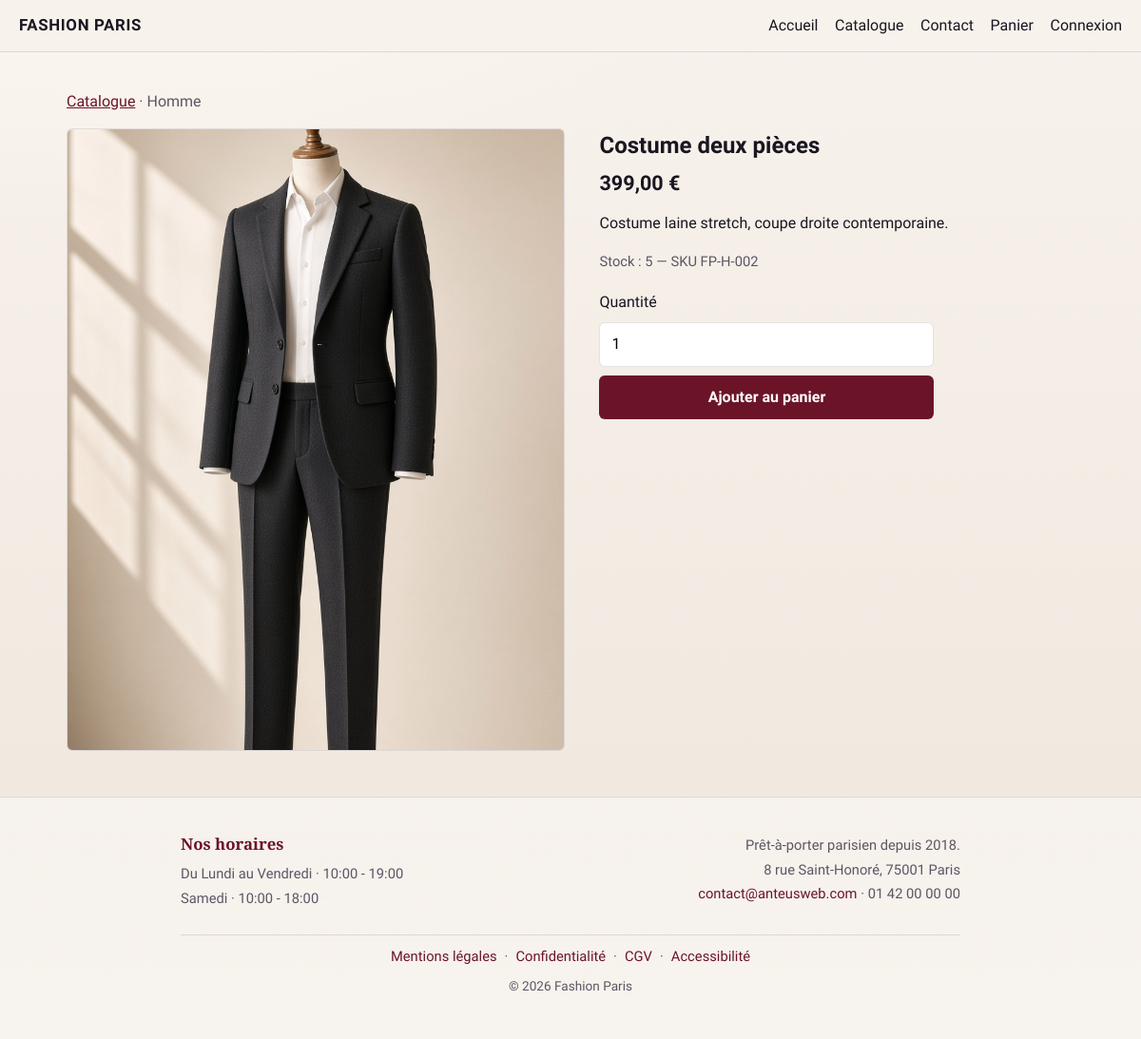
Page /produit/costume-deux-pieces on the committed database.
### tables this page shows
CREATE TABLE `produit` (
  `produit_id` INT NOT NULL AUTO_INCREMENT,
  `categorie_id` INT NOT NULL,
  `nom` VARCHAR(150) NOT NULL,
  `slug` VARCHAR(180) NOT NULL,
  `description` TEXT NULL,
  `prix` DECIMAL(10,2) NOT NULL,
  `stock` INT NOT NULL DEFAULT 0,
  `sku` VARCHAR(50) NULL,
  `actif` TINYINT(1) NOT NULL DEFAULT 1,
  `mis_en_avant` TINYINT(1) NOT NULL DEFAULT 0,
  `date_creation` DATETIME NOT NULL DEFAULT CURRENT_TIMESTAMP,
  PRIMARY KEY (`produit_id`),
  UNIQUE INDEX `idx_produit_slug` (`slug`),
  INDEX `fk_produit_categorie_idx` (`categorie_id`),
  CONSTRAINT `fk_produit_categorie`
    FOREIGN KEY (`categorie_id`) REFERENCES `categorie` (`categorie_id`)
);

CREATE TABLE `categorie` (
  `categorie_id` INT NOT NULL AUTO_INCREMENT,
  `libelle` VARCHAR(100) NOT NULL,
  `slug` VARCHAR(120) NOT NULL,
  `description` TEXT NULL,
  `ordre` INT NOT NULL DEFAULT 0,
  `actif` TINYINT(1) NOT NULL DEFAULT 1,
  PRIMARY KEY (`categorie_id`),
  UNIQUE INDEX `idx_categorie_slug` (`slug`)
);

### src/Controllers/CatalogueController.php (called while the page is built, shortened)
<?php
require_once __DIR__ . '/../Models/ProduitModel.php';
class CatalogueController {
    public function produit(string $slug) {
        $produitModel = new ProduitModel();
        $produit = $produitModel->getBySlug($slug);
        require __DIR__ . '/../Views/produit-detail.php';
    }
}

### public/index.php (called while the page is built, shortened)
<?php
require_once __DIR__ . '/../src/Router.php';
require_once __DIR__ . '/../src/Services/AssetHelper.php';
require_once __DIR__ . '/../src/Services/ViewHelper.php';
$router = new Router();
$url = trim($_GET['url'] ?? '', '/');
$router->dispatch($url);

### config/database.php (called while the page is built, shortened)
<?php
$config = [
    'host'     => getenv('DB_HOST') ?: 'localhost',
    'db_name'  => getenv('DB_NAME') ?: 'fashion_paris',
    'username' => getenv('DB_USER') ?: 'root',
    'password' => getenv('DB_PASSWORD') !== false ? (string) getenv('DB_PASSWORD') : '',
];
$local = __DIR__ . '/database.local.php';
return $config;

### src/Services/SqlDatabase.php (called while the page is built, shortened)
<?php
class SqlDatabase {
    private string $host;
    private string $db_name;
    private string $username;
    private string $password;
    public function __construct() {
        $config = require __DIR__ . '/../../config/database.php';
        $this->host     = $config['host'];
        $this->db_name  = $config['db_name'];
        $this->username = $config['username'];
        $this->password = $config['password'];
    }
    public function getConnection(): ?PDO {
        $this->conn = null;
        try {
            $this->conn = new PDO(
                'mysql:host=' . $this->host . ';dbname=' . $this->db_name . ';charset=utf8mb4',
                $this->username,
                $this->password
            );
            $this->conn->setAttribute(PDO::ATTR_ERRMODE, PDO::ERRMODE_EXCEPTION);
            $this->conn->setAttribute(PDO::ATTR_DEFAULT_FETCH_MODE, PDO::FETCH_ASSOC);
        } catch (PDOException $exception) {
            $line = date('c') . ' Fashion Paris BDD : ' . $exception->getMessage() . PHP_EOL;
            error_log(rtrim($line));
            $logDir = __DIR__ . '/../../logs';
            if (is_dir($logDir) && is_writable($logDir)) {
                @file_put_contents($logDir . '/bdd.log', $line, FILE_APPEND | LOCK_EX);
            }
        }
        return $this->conn;
    }
}

### src/Repositories/ProduitRepository.php (called while the page is built, shortened)
<?php
require_once __DIR__ . '/../Services/SqlDatabase.php';
class ProduitRepository {
    private $conn;
    public function __construct() {
        $database = new SqlDatabase();
        $this->conn = $database->getConnection();
    }
    public function findBySlug(string $slug): ?array {
        $stmt = $this->conn->prepare(
            'SELECT p.*, c.libelle AS categorie_libelle, c.slug AS categorie_slug,
                    (SELECT chemin FROM produit_image pi WHERE pi.produit_id = p.produit_id ORDER BY ordre ASC LIMIT 1) AS image
             FROM produit p
             JOIN categorie c ON c.categorie_id = p.categorie_id
             WHERE p.slug = :slug AND p.actif = 1'
        );
        $stmt->execute([':slug' => $slug]);
        return $stmt->fetch() ?: null;
    }
}

### src/Models/ProduitModel.php (called while the page is built, shortened)
<?php
require_once __DIR__ . '/../Repositories/ProduitRepository.php';
class ProduitModel {
    private ProduitRepository $repository;
    public function __construct() {
        $this->repository = new ProduitRepository();
    }
    public function getBySlug(string $slug): ?array {
        return $this->repository->findBySlug($slug);
    }
}

### src/Services/AssetHelper.php (called while the page is built)
<?php
class AssetHelper {
    private static function cheminAbsolu(string $relatif): string {
        return __DIR__ . '/../../public/images/' . ltrim($relatif, '/');
    }
    public static function imageUrl(?string $cheminRelatif, string $defaut = 'produits/default.svg'): string {
        $rel = trim($cheminRelatif ?? '');
        if ($rel !== '' && is_file(self::cheminAbsolu($rel))) {
            $parts = array_map('rawurlencode', explode('/', str_replace('\\', '/', $rel)));
            return BASE_URL . '/images/' . implode('/', $parts);
        }
        return BASE_URL . '/images/' . ltrim($defaut, '/');
    }
}

### src/Services/ViewHelper.php (called while the page is built, shortened)
<?php
class ViewHelper {
    public static function prix(float|string|null $montant): string {
        return number_format((float) $montant, 2, ',', ' ') . ' €';
    }
}

### src/Views/produit-detail.php (the view, shortened to what this page needs)
<section class="section product-detail">
    <p class="breadcrumb">
        <a href="<?= BASE_URL ?>/catalogue">Catalogue</a>
        · <?= htmlspecialchars($produit['categorie_libelle'] ?? '') ?>
    </p>
    <div class="product-detail__layout">
        <figure class="product-detail__media">
            <img src="<?= AssetHelper::imageUrl($produit['image'] ?? null) ?>"
                 alt="<?= htmlspecialchars($produit['nom']) ?>"
                 width="640" height="800">
        </figure>
        <div class="product-detail__info">
            <h1><?= htmlspecialchars($produit['nom']) ?></h1>
            <p class="price product-detail__price"><?= ViewHelper::prix($produit['prix']) ?></p>
            <p class="product-detail__desc"><?= nl2br(htmlspecialchars($produit['description'] ?? '')) ?></p>
            <p class="muted">Stock : <?= (int) $produit['stock'] ?> — SKU <?= htmlspecialchars($produit['sku'] ?? '—') ?></p>
            <?php if ((int) $produit['stock'] > 0): ?>
                <form method="post" action="<?= BASE_URL ?>/panier/ajouter" class="add-cart-form">
                    <label for="quantite">Quantité</label>
                    <input type="number" id="quantite" name="quantite" value="1" min="1" max="<?= (int) $produit['stock'] ?>">
                    <button type="submit" class="btn btn-primary">Ajouter au panier</button>
                </form>
            <?php else: ?>
                <p class="form-error">Produit en rupture de stock.</p>
            <?php endif; ?>
        </div>
    </div>
</section>
<?php
require __DIR__ . '/layout.php';

### public/css/style.css (style rules this page uses)
:root { --ink: #1a1520; --muted: #5c5566; --paper: #f7f2ec; --paper-2: #efe6dc; --accent: #6b1428; --accent-dark: #4a0d1a; --accent-rgb: 107, 20, 40; --line: rgba(26, 21, 32, 0.12); --ok: #1f6b4a; --err: #8b1e1e; --radius: 6px; --font: "Source Sans 3", "Segoe UI", sans-serif; --font-display: "Cormorant Garamond", Georgia, serif; --max: 1100px; }
*, *::before, *::after { box-sizing: border-box; }
html { scroll-behavior: smooth; }
body { margin: 0; font-family: var(--font); color: var(--ink); background: radial-gradient(1200px 600px at 10% -10%, #fff8f1 0%, transparent 55%), linear-gradient(180deg, var(--paper) 0%, var(--paper-2) 100%); min-height: 100vh; line-height: 1.5; }
img { max-width: 100%; display: block; }
a { color: var(--accent); }
.section { padding: 1.5rem 1.25rem 3rem; max-width: var(--max); margin: 0 auto; }
.btn { display: inline-flex; align-items: center; justify-content: center; gap: .4rem; border-radius: var(--radius); border: 1px solid transparent; padding: .65rem 1.1rem; font: inherit; font-weight: 600; cursor: pointer; text-decoration: none; }
.btn-primary { background: var(--accent); color: #fff; }
.price { margin: 0; font-weight: 700; }
.muted { color: var(--muted); font-size: .92rem; }
.auth-form, .add-cart-form { display: grid; gap: .55rem; max-width: 420px; margin: 1rem 0; }
.auth-form input, .add-cart-form input[type="number"] { padding: .65rem .75rem; border: 1px solid var(--line); border-radius: var(--radius); font: inherit; background: #fff; }
.breadcrumb { color: var(--muted); }
.product-detail__layout { display: grid; gap: 1.5rem; align-items: start; }
@media (min-width: 780px) { .product-detail__layout { grid-template-columns: minmax(0, 1.05fr) minmax(0, 1fr); gap: 2.25rem; } }
.product-detail__media { margin: 0; background: rgba(255, 255, 255, 0.45); border: 1px solid var(--line); border-radius: var(--radius); overflow: hidden; }
.product-detail__media img { width: 100%; height: auto; aspect-ratio: 4 / 5; object-fit: cover; display: block; }
.product-detail__info h1 { margin-top: 0; margin-bottom: .4rem; }
.product-detail__price { font-size: 1.35rem; margin: 0 0 .85rem; }
.product-detail__desc { margin: 0 0 1rem; line-height: 1.55; }
.product-detail .add-cart-form { margin-top: 1.25rem; max-width: 22rem; }

### rows in the picture
produit: categorie.libelle "Homme", nom "Costume deux pièces", prix "399,00 €", description "Costume laine stretch, coupe droite contemporaine.", stock "5", sku "FP-H-002"

### other values in the picture
$ligneHoraire "Du Lundi au Vendredi · 10:00 - 19:00"
$ligneHoraire "Samedi · 10:00 - 18:00"
$boutique['tagline'] "Prêt-à-porter parisien depuis 2018."
$boutique['adresse'] "8 rue Saint-Honoré"
$boutique['code_postal'] "75001"
$boutique['ville'] "Paris"
$boutique['email'] "contact@anteusweb.com"
$boutique['telephone'] "01 42 00 00 00"
$boutique['nom'] "Fashion Paris"
